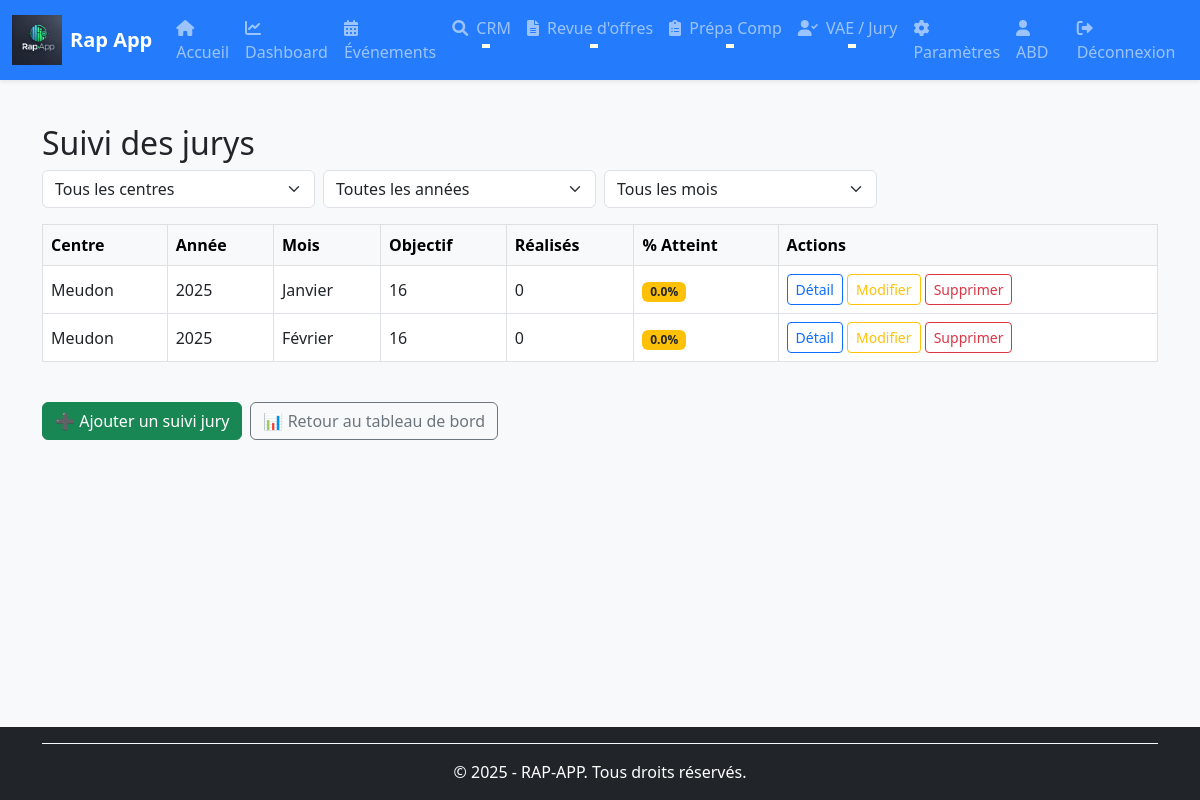
The app's page /jurys/ (signed in), older data.
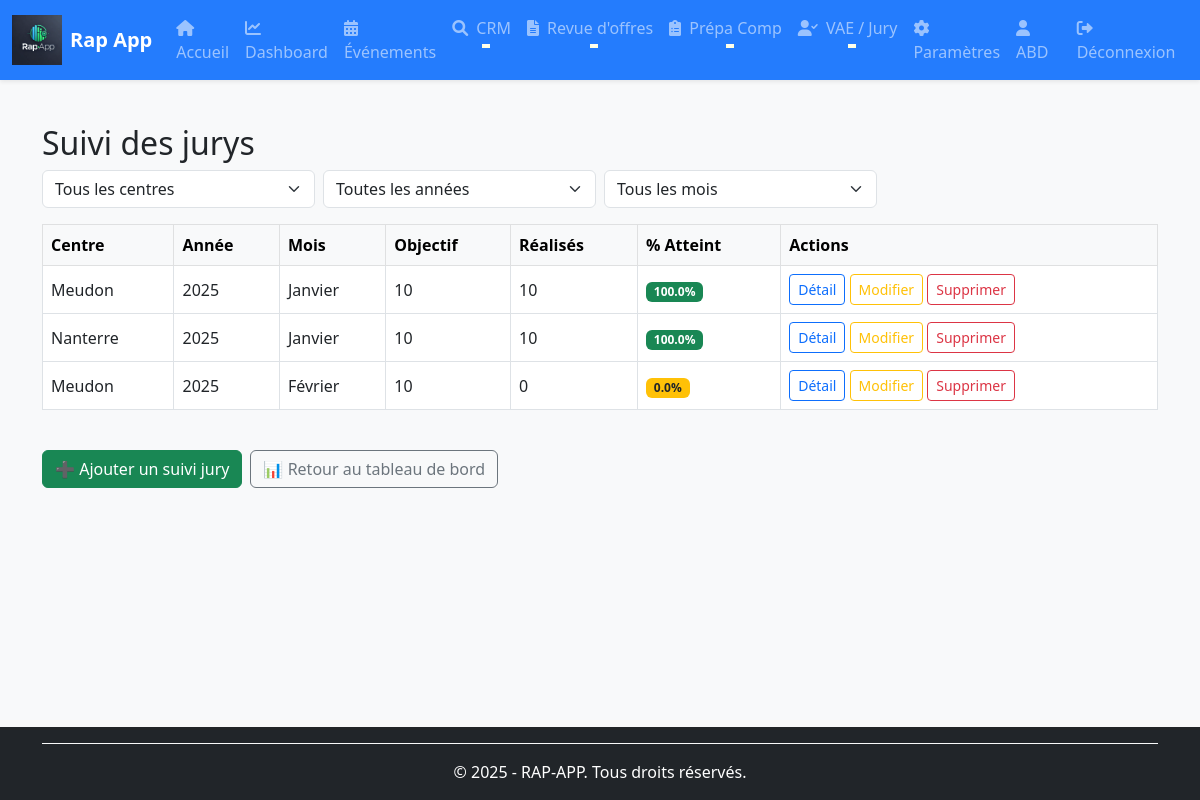
The same page, newer data.
### rap_app/models/vae_jury.py (models this page shows, shortened)
class PeriodeMixin(models.Model):
    MOIS_CHOICES = [
        (1, _("Janvier")), (2, _("Février")), (3, _("Mars")), (4, _("Avril")),
        (5, _("Mai")), (6, _("Juin")), (7, _("Juillet")), (8, _("Août")),
        (9, _("Septembre")), (10, _("Octobre")), (11, _("Novembre")), (12, _("Décembre")),
    ]
    centre = models.ForeignKey(
        Centre,
        on_delete=models.CASCADE,
        verbose_name=_("Centre")
    )
    annee = models.PositiveIntegerField(
        validators=[MinValueValidator(2000)],
        verbose_name=_("Année")
    )
    mois = models.PositiveSmallIntegerField(
        choices=MOIS_CHOICES,
        verbose_name=_("Mois")
    )
    class Meta:
        abstract = True
        ordering = ['annee', 'mois', 'centre']
        indexes = [
            models.Index(fields=['centre', 'annee', 'mois']),
        ]

class SuiviJury(PeriodeMixin):
    objectif_jury = models.PositiveIntegerField(
        default=0,
        verbose_name=_("Objectif jury")
    )
    jurys_realises = models.PositiveIntegerField(
        default=0,
        verbose_name=_("Jurys réalisés")
    )
    pourcentage_mensuel = models.DecimalField(
        max_digits=6,
        decimal_places=2,
        default=Decimal('0.00'),
        editable=False,
        verbose_name=_("Pourcentage mensuel")
    )
    def get_objectif_auto(self):
        if self.objectif_jury and self.objectif_jury > 0:
            return self.objectif_jury
        return self.centre.objectif_mensuel_jury or 0
    def get_pourcentage_atteinte(self):
        objectif = self.get_objectif_auto()
        if objectif > 0:
            return round((self.jurys_realises or 0) / objectif * 100, 1)
        return 0
    class Meta(PeriodeMixin.Meta):
        unique_together = ('centre', 'annee', 'mois')
        verbose_name = _("Suivi des jurys")
        verbose_name_plural = _("Suivis des jurys")

### rap_app/models/centres.py (models this page shows, shortened)
class Centre(BaseModel):
    nom = models.CharField(
        max_length=255,
        unique=True,
        verbose_name="Nom du centre",
        help_text="Nom complet du centre de formation (doit être unique)"
    )
    code_postal = models.CharField(
        max_length=5,
        null=True,
        blank=True,
        verbose_name="Code postal",
        help_text="Code postal à 5 chiffres du centre",
        validators=[
            RegexValidator(
                regex=r'^\d{5}$',
                message="Le code postal doit contenir exactement 5 chiffres"
            )
        ]
    )
    """Champs pour le model prepa et vae_jury"""
    objectif_annuel_prepa = models.PositiveIntegerField(null=True, blank=True)
    objectif_hebdomadaire_prepa = models.PositiveIntegerField(default=0, blank=True, null=True)
    objectif_annuel_jury = models.PositiveIntegerField(default=0)
    objectif_mensuel_jury = models.PositiveIntegerField(default=0)
    class Meta:
        verbose_name = "Centre"
        verbose_name_plural = "Centres"
        ordering = ['nom']
        indexes = [
            models.Index(fields=['nom']),
            models.Index(fields=['code_postal']),
        ]

### rap_app/views/vae_jury_views.py (the view)
# urls.py: path('jurys/', SuiviJuryListView.as_view(), name='jury-list'),
class SuiviJuryListView(LoginRequiredMixin, ListView):
    model = SuiviJury
    template_name = 'vae_jury/jury_list.html'
    context_object_name = 'suivis'
    def get_queryset(self):
        queryset = SuiviJury.objects.all()
        centre_id = self.request.GET.get('centre')
        if centre_id:
            queryset = queryset.filter(centre_id=centre_id)
        annee = self.request.GET.get('annee')
        if annee:
            queryset = queryset.filter(annee=annee)
        mois = self.request.GET.get('mois')
        if mois:
            queryset = queryset.filter(mois=mois)
        return queryset
    def get_context_data(self, **kwargs):
        context = super().get_context_data(**kwargs)
        queryset = self.get_queryset()
        context['centres'] = Centre.objects.all()
        context['annees'] = SuiviJury.objects.values_list('annee', flat=True).distinct().order_by('-annee')
        total_objectif = 0
        for suivi in queryset:
            total_objectif += suivi.get_objectif_auto()  # méthode définie dans ton modèle
        total_realises = queryset.aggregate(Sum('jurys_realises'))['jurys_realises__sum'] or 0
        context['total_objectif'] = total_objectif
        context['total_realises'] = total_realises
        context['pourcentage_global'] = round((total_realises / total_objectif) * 100, 2) if total_objectif > 0 else 0
        return context

### rap_app/templates/vae_jury/jury_list.html (shortened to what this page needs)
{% extends "base.html" %}
{% load static %}
{% block content %}
<div class="container mt-4">
  <h2>Suivi des jurys</h2>
  <form method="get" class="row g-2 mb-3">
    <div class="col-md-3">
      <select name="centre" class="form-select" onchange="this.form.submit()">
        <option value="">Tous les centres</option>
      </select>
    </div>
    <div class="col-md-3">
      <select name="annee" class="form-select" onchange="this.form.submit()">
        <option value="">Toutes les années</option>
      </select>
    </div>
    <div class="col-md-3">
      <select name="mois" class="form-select" onchange="this.form.submit()">
        <option value="">Tous les mois</option>
      </select>
    </div>
  </form>
  <div class="table-responsive">
    <table class="table table-bordered table-hover align-middle">
      <thead class="table-light">
        <tr>
          <th>Centre</th>
          <th>Année</th>
          <th>Mois</th>
          <th>Objectif</th>
          <th>Réalisés</th>
          <th>% Atteint</th>
          <th>Actions</th>
        </tr>
      </thead>
      <tbody>
        {% for suivi in suivis %}
        <tr>
          <td>{{ suivi.centre.nom }}</td>
          <td>{{ suivi.annee }}</td>
          <td>{{ suivi.get_mois_display }}</td>
          <td>{{ suivi.get_objectif_auto }}</td>
          <td>{{ suivi.jurys_realises }}</td>
          <td>
            {% if suivi.get_objectif_auto > 0 %}
              {% if suivi.get_pourcentage_atteinte >= 100 %}
                <span class="badge bg-success">{{ suivi.get_pourcentage_atteinte }}%</span>
              {% else %}
                <span class="badge bg-warning text-dark">{{ suivi.get_pourcentage_atteinte }}%</span>
              {% endif %}
            {% else %}
              <span class="text-muted">—</span>
            {% endif %}
          </td>
          <td>
            <a href="{% url 'jury-detail' suivi.pk %}" class="btn btn-sm btn-outline-primary">Détail</a>
            <a href="{% url 'jury-update' suivi.pk %}" class="btn btn-sm btn-outline-warning">Modifier</a>
            <a href="{% url 'jury-delete' suivi.pk %}" class="btn btn-sm btn-outline-danger">Supprimer</a>
          </td>
        </tr>
        {% empty %}
        <tr><td colspan="7" class="text-center">Aucun suivi trouvé.</td></tr>
        {% endfor %}
      </tbody>
    </table>
  </div>
  <div class="mt-4 d-flex flex-wrap gap-2">
    <a href="{% url 'jury-create' %}" class="btn btn-success">
      ➕ Ajouter un suivi jury
    </a>
    <a href="{% url 'vae-jury-dashboard' %}" class="btn btn-outline-secondary">
      📊 Retour au tableau de bord
    </a>
  </div>
{% endblock %}

Row changes from the older to the newer data that the page shows:
changed SuiviJury (number 1 of 3 on the later page): get_objectif_auto "16" → "10"; jurys_realises "0" → "10"; objectif_jury 16 → 10 (drawn); get_pourcentage_atteinte "0.0" → "100.0"
added SuiviJury: centre.nom "Nanterre", annee "2025", mois "Janvier", get_objectif_auto "10", jurys_realises "10", get_pourcentage_atteinte "100.0"
changed SuiviJury "Février": get_objectif_auto "16" → "10"
